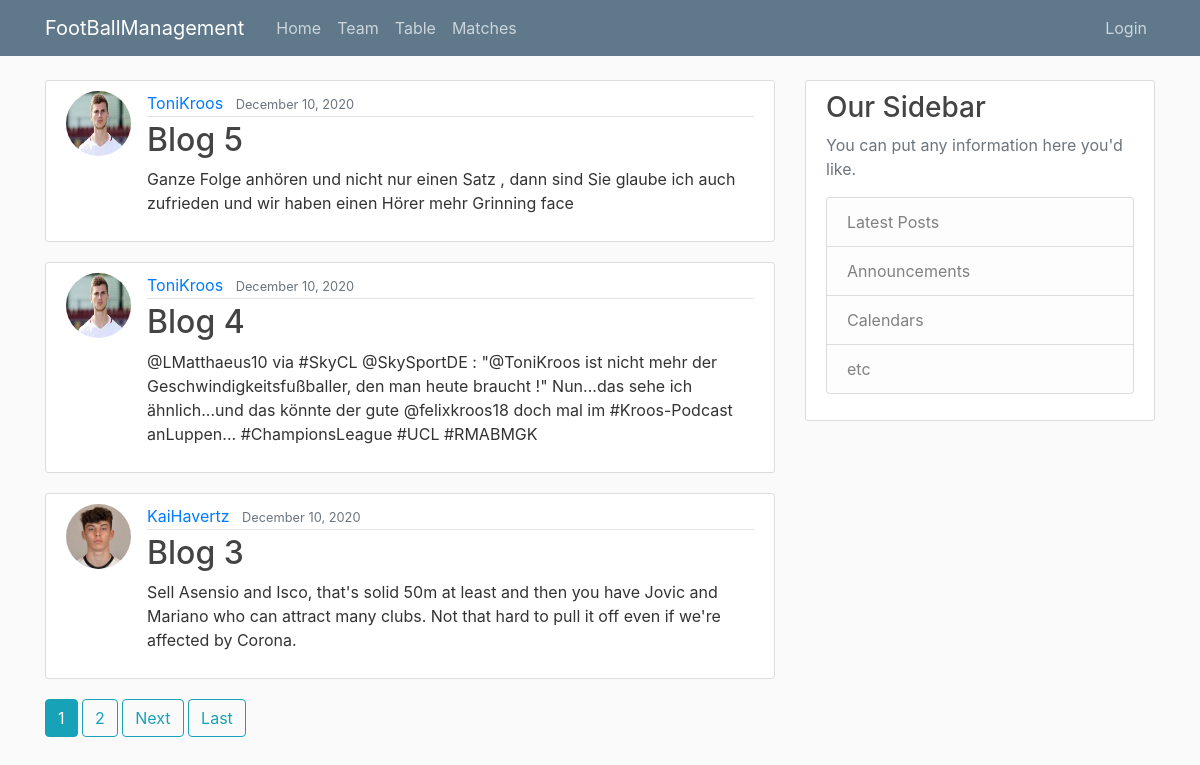
The page / on the database its author committed.
### blog/models.py (models this page shows, shortened)
class post(models.Model):
	title=models.CharField(max_length=100)
	content=models.TextField()
	date_posted=models.DateTimeField(default=timezone.now)
	author=models.ForeignKey(User,on_delete=models.CASCADE)

### users/models.py (models this page shows, shortened)
class Profile(models.Model):
	user=models.OneToOneField(User,on_delete=models.CASCADE)
	image=models.ImageField(default="django1.jpg",upload_to='profile_pics')

### blog/views.py (the view)
# urls.py: path('',PostListView.as_view(),name='blog-home'),
class PostListView(ListView):
	model=post
	template_name='blog/home.html'
	context_object_name='posts'
	ordering=['-date_posted']
	paginate_by=3

### blog/templates/blog/home.html (shortened to what this page needs)
{% extends "blog/base.html" %}
{% block content %}
    {% for post in posts %}
        <article class="media content-section">
          <img class="rounded-circle article-img" src="{{ post.author.profile.image.url }}">
          <div class="media-body">
            <div class="article-metadata">
              <a class="mr-2" href="{% url 'user-posts' post.author.username %}">{{ post.author }}</a>
              <small class="text-muted">{{ post.date_posted|date:"F d, Y" }}</small>
            </div>
            <h2><a class="article-title" href="{% url 'post-detail' post.id %}">{{ post.title }}</a></h2>
            <p class="article-content">{{ post.content }}</p>
          </div>
        </article>
    {% endfor %}
    {% if is_paginated %}
      {% for num in page_obj.paginator.page_range %}
        {% if page_obj.number == num %}
          <a class="btn btn-info mb-4" href="?page={{ num }}">{{ num }}</a>
        {% elif num > page_obj.number|add:'-3' and num < page_obj.number|add:'3' %}
          <a class="btn btn-outline-info mb-4" href="?page={{ num }}">{{ num }}</a>
        {% endif %}
      {% endfor %}
      {% if page_obj.has_next %}
        <a class="btn btn-outline-info mb-4" href="?page={{ page_obj.next_page_number }}">Next</a>
        <a class="btn btn-outline-info mb-4" href="?page={{ page_obj.paginator.num_pages }}">Last</a>
      {% endif %}
    {% endif %}
{% endblock content %}

### blog/static/blog/main.css (style rules this page uses)
body { background: #fafafa; color: #333333; margin-top: 5rem; }
h1, h2, h3, h4, h5, h6 { color: #444444; }
.content-section { background: #ffffff; padding: 10px 20px; border: 1px solid #dddddd; border-radius: 3px; margin-bottom: 20px; }
.article-title { color: #444444; }
.article-content { white-space: pre-line; }
.article-img { height: 65px; width: 65px; margin-right: 16px; }
.article-metadata { padding-bottom: 1px; margin-bottom: 4px; border-bottom: 1px solid #e3e3e3 }

### rows shown on the page
post: author.profile.image (picture), author "ToniKroos", date_posted "December 10, 2020", title "Blog 5", content "Ganze Folge anhören und nicht nur einen Satz , dann sind Sie glaube ich auch zufrieden und wir haben einen Hörer mehr Grinning face"
post: author.profile.image (picture), author "ToniKroos", date_posted "December 10, 2020", title "Blog 4", content "@LMatthaeus10 via #SkyCL @SkySportDE : \"@ToniKroos ist nicht mehr der Geschwindigkeitsfußballer, den man heute braucht !\" Nun...das sehe ich ähnlich...und das könnte der gute @felixkroos18 doch mal im #Kroos-Podcast anLuppen... #ChampionsLeague #UCL #RMABMGK"
post: author.profile.image (picture), author "KaiHavertz", date_posted "December 10, 2020", title "Blog 3", content "Sell Asensio and Isco, that's solid 50m at least and then you have Jovic and Mariano who can attract many clubs. Not that hard to pull it off even if we're affected by Corona."

### other values the page prints
{{ num }} "1"
{{ num }} "2"
